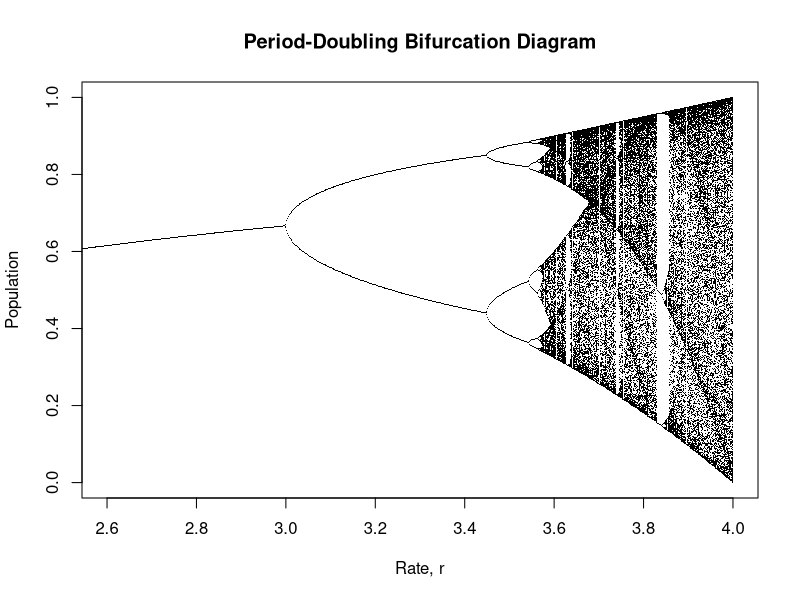

The R script that drew this image: (Note: this script raises an error after producing the figure.)
## -- Period Doubling Bifurcation Diagram -- ##

#Initial Conditions
n <- 2000
Pi <- 0.2

#Logistic Difference Equation
logistic <- function(r, x) {
  return(r*x*(1-x))
}

#Assign Populations for each r
k <- 250
population <- function(r) {
  X <- numeric(n)
  X[1] <- Pi
  for (i in 2:n) {
    X[i] <- logistic(r, X[i-1])
  }
  TailValues <- tail(X, k)
  return(TailValues)
}


R <- vector("list", n)
R_Values <- seq(0, 4, length.out = n)
for (i in 1:n) {
  r <- numeric(k)
  for (j in 1:k) {
  r[j] <- R_Values[i]
}
  R[[i]] <- r
}

Populations <- vector("list", n)
for (i in 1:n) {
  Populations[[i]] <- population(R[[i]][1])
}


plot(
  NA,
  xlim = c(2.6, 4),
  ylim = c(0, 1),
  xlab = "Rate, r",
  ylab = "Population",
  main = "Period-Doubling Bifurcation Diagram"
)
for (i in 1:n) {
  points(R[[i]], Populations[[i]],
  pch = ".",
  col = "black")
}




logistic <- function(r, x) {
  return(r*x*(1-x))
}
X[n+1] <- logistic(X[n])




#New Potential edition: Overlaying the lyapunov exponenet over the logistic map
